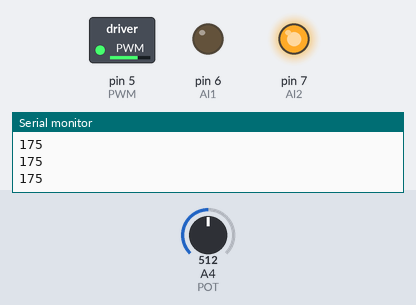
A sketch run on a simulated Arduino Uno, built with avr-gcc and run on an emulated ATmega328P. Parts: switched loads named in the sketch (green lamp = pin HIGH), output pins drawn as LEDs (lit = HIGH), the last lines printed to the serial monitor. The test bench sets the inputs (shaded band); at power-on: A4 (POT) = 512.

Above: at 1.2 s.
1.3 s: A4 (POT) set to 306
At 2.5 s:
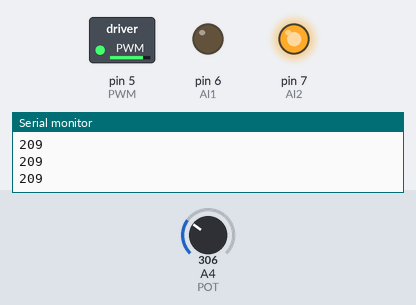
2.8 s: A4 (POT) set to 900
At 4.0 s:
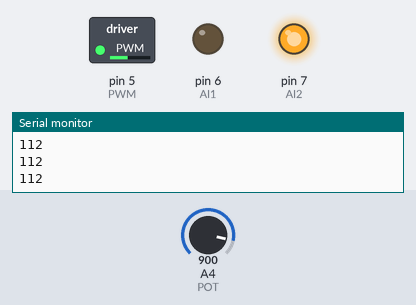
4.3 s: A4 (POT) set to 511
At 5.7 s:
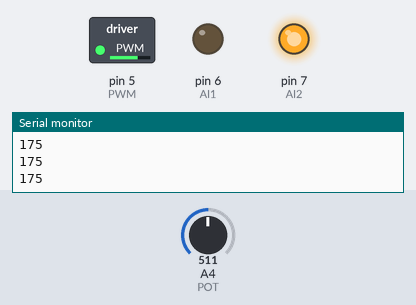
Timing chart, 0 to 7.3 s (numbered marks = the images above; inputs shaded):
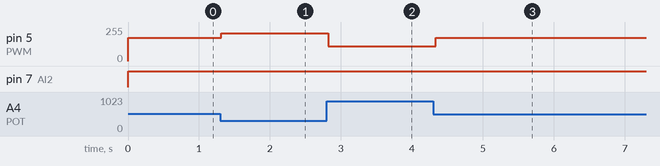

The sketch:

part6_motor_Speed.ino
```cpp
#define POT 4 // potentiometer
#define PWM 5
#define AI1 6
#define AI2 7


void setup() {
  // put your setup code here, to run once:
  Serial.begin(115200);
  pinMode(AI1, OUTPUT);
  pinMode(AI2, OUTPUT);
  pinMode(PWM, OUTPUT);
}

void loop() {
  // put your main code here, to run repeatedly:
  uint16_t potValue = analogRead(POT);
  int newPot = map(potValue, 12 ,3300, 0, 255);
  int newPotValue = abs(newPot - 122);
  newPotValue = map(newPotValue,0, 122, 0, 255);
  newPotValue = constrain(newPotValue, 0, 255);
  analogWrite(PWM, newPotValue);
  Serial.println(newPotValue);

  if(newPot > 122)
  {
    digitalWrite(AI1, HIGH);
    digitalWrite(AI2, LOW);
  }
  else if(newPot < 122)
  {
    digitalWrite(AI1, LOW);
    digitalWrite(AI2, HIGH);
  }
  else
  {
    digitalWrite(AI1, LOW);
    digitalWrite(AI2, LOW);
  }


  delay(50);
}
```

Measured:
- after the input at 1.3 s, pin 5 (PWM): 175/255 → 209/255 at once
- after the input at 2.8 s, pin 5 (PWM): 209/255 → 112/255 at once
- after the input at 4.3 s, pin 5 (PWM): 112/255 → 175/255 at once
